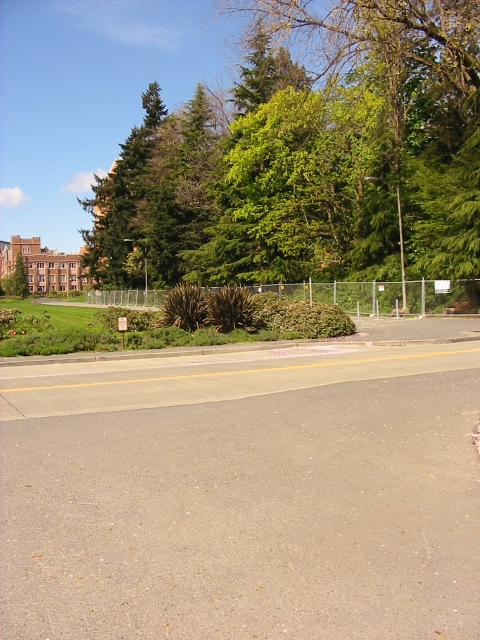
#> input picture my_image_stitching_by_opencv/input_img/tree/trees_000.jpg, 480 x 640 px, found by its file name; its folder holds only this picture in this run
$ python my_image_stitching_by_opencv.py
#> lines starting #> are read from the running program, lines starting #| are printed output that depends on the picture
import numpy as np
import cv2 as cv
from matplotlib import pyplot as plt
import imutils
import os
import math

# [36 lines left out: functions detectAndDescribe, matchKeypoints, not called in this run]
    # top, bot, left, right = 100, 100, 0, 500
def swap(a, b):
    return b,a

# [70 lines left out: functions cutBlack, stitch, replace_zero, drawmatch, not called in this run]


def cylindrical_projection(img, f=700):
#> called with f = 900
    rows = img.shape[0]
#> rows = 640
    cols = img.shape[1]
#> cols = 480

    # f = cols / (2 * math.tan(np.pi / 8))

    blank = np.zeros_like(img)
    center_x = int(cols / 2)
#> center_x = 240
    center_y = int(rows / 2)
#> center_y = 320

    for y in range(rows):
        for x in range(cols):
            theta = math.atan((x - center_x) / f)
            point_x = int(f * math.tan((x - center_x) / f) + center_x)
            point_y = int((y - center_y) / math.cos(theta) + center_y)

            if point_x >= cols or point_x < 0 or point_y >= rows or point_y < 0:
                pass
            else:
                blank[y, x, :] = img[point_y, point_x, :]
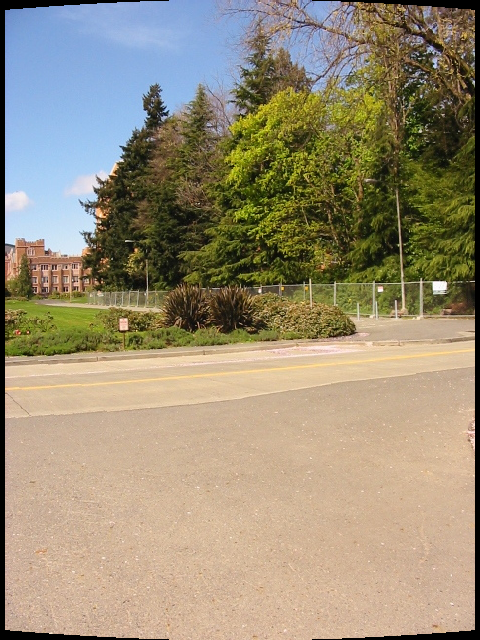
#> blank: shape (640, 480, 3); mean B, G, R 119.2, 142.7, 153.6
    return blank


# [33 lines left out: function adjust_img_black, not called in this run]

def main(path,set_plane_size,is_futer_cut_black = False,mapping_strategy = "max"):
    name_list = []
    name = locals()
    i = 0
    for filename in os.listdir(path):
        i += 1
        name["img_" + str(i)] = cv.imread(path + '\\' + filename)
        name["img_" + str(i)] = cylindrical_projection(name["img_" + str(i)], set_plane_size)  # 設定投影平面
        name_list.append("img_" + str(i))
        # img_list.append(name["img_"+str(i)])
    img0 = None
    bb = len(name_list)
    log_list = []
    while name_list != []:
        n = 0

        for imgname in name_list:
            if img0 is None:
                img0 = name[imgname]
                name_list.remove(imgname)
                continue

            res = stitch([img0, name[imgname]], MIN_MATCH_COUNT=100,mapping_strategy = mapping_strategy)
            # print(res)
            if res is None:
                n += 1
                break
            else:
                img0 = res
                img0 = np.array(res)
                name_list.remove(imgname)
        log_list.append(n)
        if sum(log_list) > 20:
            print("some img can not stitch")
            break

        if n == bb:
            print("all img can not stitch")
            break
        if n == 1 and len(name_list) == 1:
            print("only one img can not stitch")
            break
#> after the loop, log_list = [0]; name_list = []

    res = cv.cvtColor(img0, cv.COLOR_BGR2RGB)
    if is_futer_cut_black:
        res = adjust_img_black(res)
        plt.figure()
        plt.imshow(res)
        plt.savefig(path)
        plt.show()
    else:
        plt.figure()
        plt.imshow(res)
        plt.savefig(path)
        plt.show()

if __name__ == '__main__':
    path = os.getcwd()
    path = path + "\\input_img\\tree"#設定 資料夾  #Hill tree scottsdale river
    main(path,900,mapping_strategy = "rz",is_futer_cut_black=False) # mapping_strategy "max" or "rz" #is_futer_cut_black ture or false

$ run again, on my_image_stitching_by_opencv/input_img/tree/trees_001.jpg
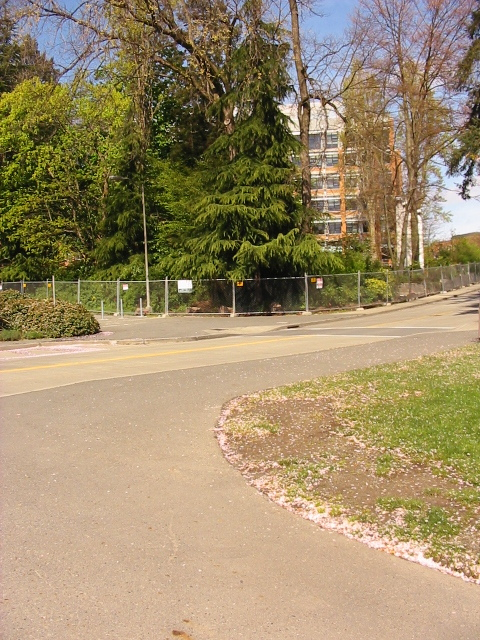
#> input picture my_image_stitching_by_opencv/input_img/tree/trees_001.jpg, 480 x 640 px, found by its file name
#> after the loop in cylindrical_projection, `for y in range(rows):`:
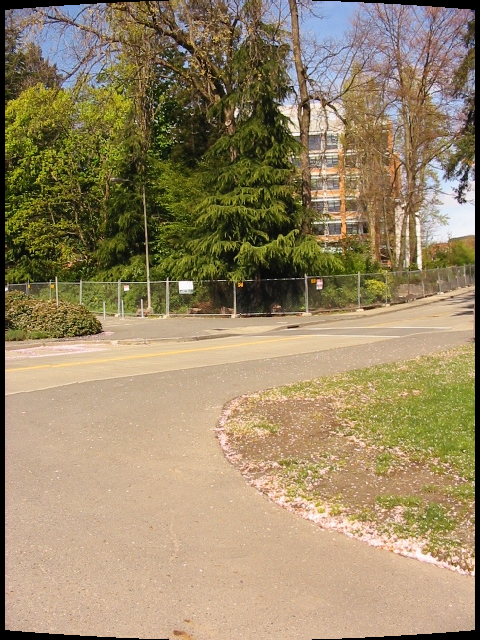
#> blank: shape (640, 480, 3); mean B, G, R 103.5, 135.7, 152.8
#> after the loop in main, `while name_list != []:`: log_list = [0]; name_list = []

$ run again, on my_image_stitching_by_opencv/input_img/tree/trees_002.jpg
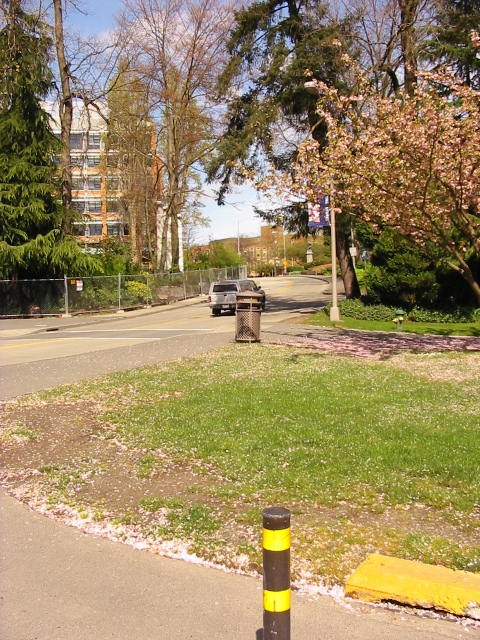
#> input picture my_image_stitching_by_opencv/input_img/tree/trees_002.jpg, 480 x 640 px, found by its file name
#> after the loop in cylindrical_projection, `for y in range(rows):`:
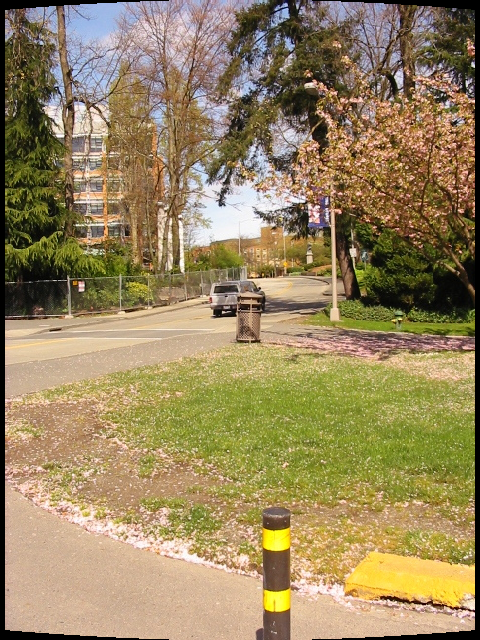
#> blank: shape (640, 480, 3); mean B, G, R 95.4, 134, 152.1
#> after the loop in main, `while name_list != []:`: log_list = [0]; name_list = []

$ run again, on my_image_stitching_by_opencv/input_img/tree/trees_003.jpg
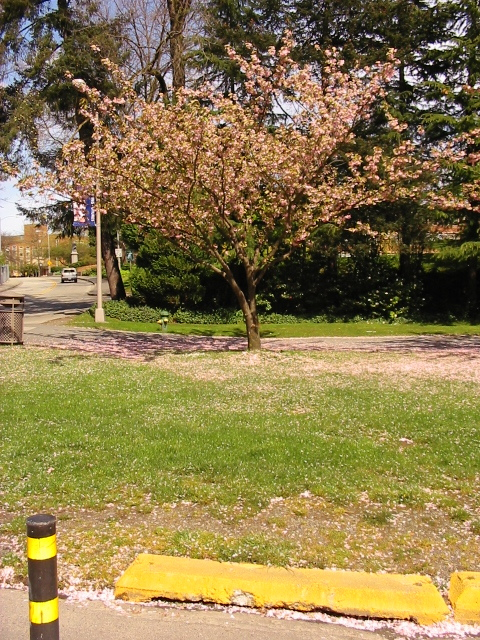
#> input picture my_image_stitching_by_opencv/input_img/tree/trees_003.jpg, 480 x 640 px, found by its file name
#> after the loop in cylindrical_projection, `for y in range(rows):`:
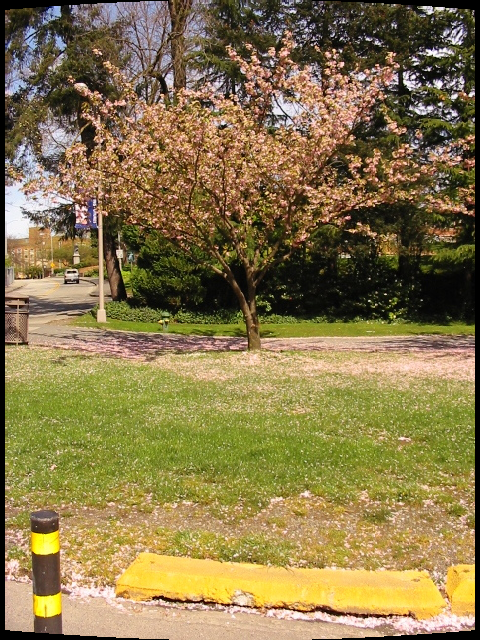
#> blank: shape (640, 480, 3); mean B, G, R 74.9, 119.7, 136.9
#> after the loop in main, `while name_list != []:`: log_list = [0]; name_list = []
